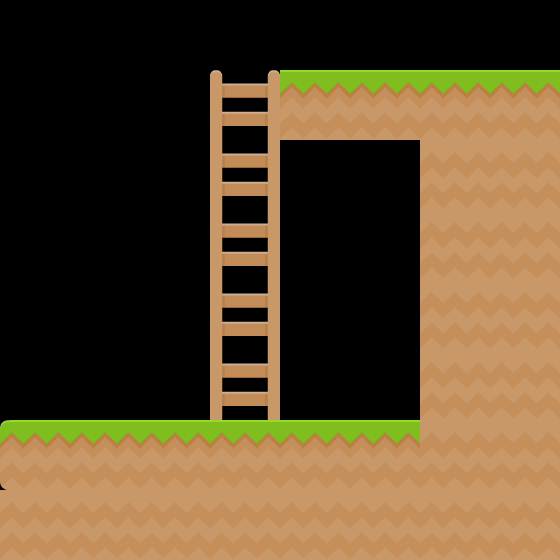

Rendered tile map (Tiled .tmx) drawn with the repository's tilesets; below, a short description and the full map source, tile grids included:
An orthogonal 8x8 tile map with 70x70 px tiles, 3 tile layers (Ground, Ladder, UpperGround).

<map version="1.0" orientation="orthogonal" renderorder="right-down" width="8" height="8" tilewidth="70" tileheight="70" nextobjectid="4">
 <tileset firstgid="1" name="Tile" tilewidth="70" tileheight="70">
  <image source="../assets/Tile.png" width="350" height="420" />
 </tileset>
 <layer name="Ground" width="8" height="8">
  <properties>
   <property name="collidable" value="true" />
  </properties>
  <data>
   <tile gid="0" />
   <tile gid="0" />
   <tile gid="0" />
   <tile gid="0" />
   <tile gid="0" />
   <tile gid="0" />
   <tile gid="0" />
   <tile gid="0" />
   <tile gid="0" />
   <tile gid="0" />
   <tile gid="0" />
   <tile gid="0" />
   <tile gid="0" />
   <tile gid="0" />
   <tile gid="0" />
   <tile gid="0" />
   <tile gid="0" />
   <tile gid="0" />
   <tile gid="0" />
   <tile gid="0" />
   <tile gid="0" />
   <tile gid="0" />
   <tile gid="0" />
   <tile gid="0" />
   <tile gid="0" />
   <tile gid="0" />
   <tile gid="0" />
   <tile gid="0" />
   <tile gid="0" />
   <tile gid="0" />
   <tile gid="0" />
   <tile gid="0" />
   <tile gid="0" />
   <tile gid="0" />
   <tile gid="0" />
   <tile gid="0" />
   <tile gid="0" />
   <tile gid="0" />
   <tile gid="0" />
   <tile gid="0" />
   <tile gid="0" />
   <tile gid="0" />
   <tile gid="0" />
   <tile gid="0" />
   <tile gid="0" />
   <tile gid="0" />
   <tile gid="0" />
   <tile gid="0" />
   <tile gid="1" />
   <tile gid="2" />
   <tile gid="2" />
   <tile gid="2" />
   <tile gid="2" />
   <tile gid="2" />
   <tile gid="0" />
   <tile gid="0" />
   <tile gid="4" />
   <tile gid="4" />
   <tile gid="4" />
   <tile gid="4" />
   <tile gid="4" />
   <tile gid="4" />
   <tile gid="0" />
   <tile gid="0" />
  </data>
 </layer>
 <layer name="Ladder" width="8" height="8">
  <properties>
   <property name="Ladder" value="true" />
  </properties>
  <data>
   <tile gid="0" />
   <tile gid="0" />
   <tile gid="0" />
   <tile gid="0" />
   <tile gid="0" />
   <tile gid="0" />
   <tile gid="0" />
   <tile gid="0" />
   <tile gid="0" />
   <tile gid="0" />
   <tile gid="0" />
   <tile gid="6" />
   <tile gid="0" />
   <tile gid="0" />
   <tile gid="0" />
   <tile gid="0" />
   <tile gid="0" />
   <tile gid="0" />
   <tile gid="0" />
   <tile gid="5" />
   <tile gid="0" />
   <tile gid="0" />
   <tile gid="0" />
   <tile gid="0" />
   <tile gid="0" />
   <tile gid="0" />
   <tile gid="0" />
   <tile gid="5" />
   <tile gid="0" />
   <tile gid="0" />
   <tile gid="0" />
   <tile gid="0" />
   <tile gid="0" />
   <tile gid="0" />
   <tile gid="0" />
   <tile gid="5" />
   <tile gid="0" />
   <tile gid="0" />
   <tile gid="0" />
   <tile gid="0" />
   <tile gid="0" />
   <tile gid="0" />
   <tile gid="0" />
   <tile gid="5" />
   <tile gid="0" />
   <tile gid="0" />
   <tile gid="0" />
   <tile gid="0" />
   <tile gid="0" />
   <tile gid="0" />
   <tile gid="0" />
   <tile gid="0" />
   <tile gid="0" />
   <tile gid="0" />
   <tile gid="0" />
   <tile gid="0" />
   <tile gid="0" />
   <tile gid="0" />
   <tile gid="0" />
   <tile gid="0" />
   <tile gid="0" />
   <tile gid="0" />
   <tile gid="0" />
   <tile gid="0" />
  </data>
 </layer>
 <layer name="UpperGround" width="8" height="8">
  <properties>
   <property name="collidable" value="true" />
  </properties>
  <data>
   <tile gid="0" />
   <tile gid="0" />
   <tile gid="0" />
   <tile gid="0" />
   <tile gid="0" />
   <tile gid="0" />
   <tile gid="0" />
   <tile gid="0" />
   <tile gid="0" />
   <tile gid="0" />
   <tile gid="0" />
   <tile gid="0" />
   <tile gid="2" />
   <tile gid="2" />
   <tile gid="2" />
   <tile gid="2" />
   <tile gid="0" />
   <tile gid="0" />
   <tile gid="0" />
   <tile gid="0" />
   <tile gid="0" />
   <tile gid="0" />
   <tile gid="4" />
   <tile gid="4" />
   <tile gid="0" />
   <tile gid="0" />
   <tile gid="0" />
   <tile gid="0" />
   <tile gid="0" />
   <tile gid="0" />
   <tile gid="4" />
   <tile gid="4" />
   <tile gid="0" />
   <tile gid="0" />
   <tile gid="0" />
   <tile gid="0" />
   <tile gid="0" />
   <tile gid="0" />
   <tile gid="4" />
   <tile gid="4" />
   <tile gid="0" />
   <tile gid="0" />
   <tile gid="0" />
   <tile gid="0" />
   <tile gid="0" />
   <tile gid="0" />
   <tile gid="4" />
   <tile gid="4" />
   <tile gid="0" />
   <tile gid="0" />
   <tile gid="0" />
   <tile gid="0" />
   <tile gid="0" />
   <tile gid="0" />
   <tile gid="4" />
   <tile gid="4" />
   <tile gid="0" />
   <tile gid="0" />
   <tile gid="0" />
   <tile gid="0" />
   <tile gid="0" />
   <tile gid="0" />
   <tile gid="4" />
   <tile gid="4" />
  </data>
 </layer>
 <objectgroup name="Object Layer 1" visible="0" />
</map>
